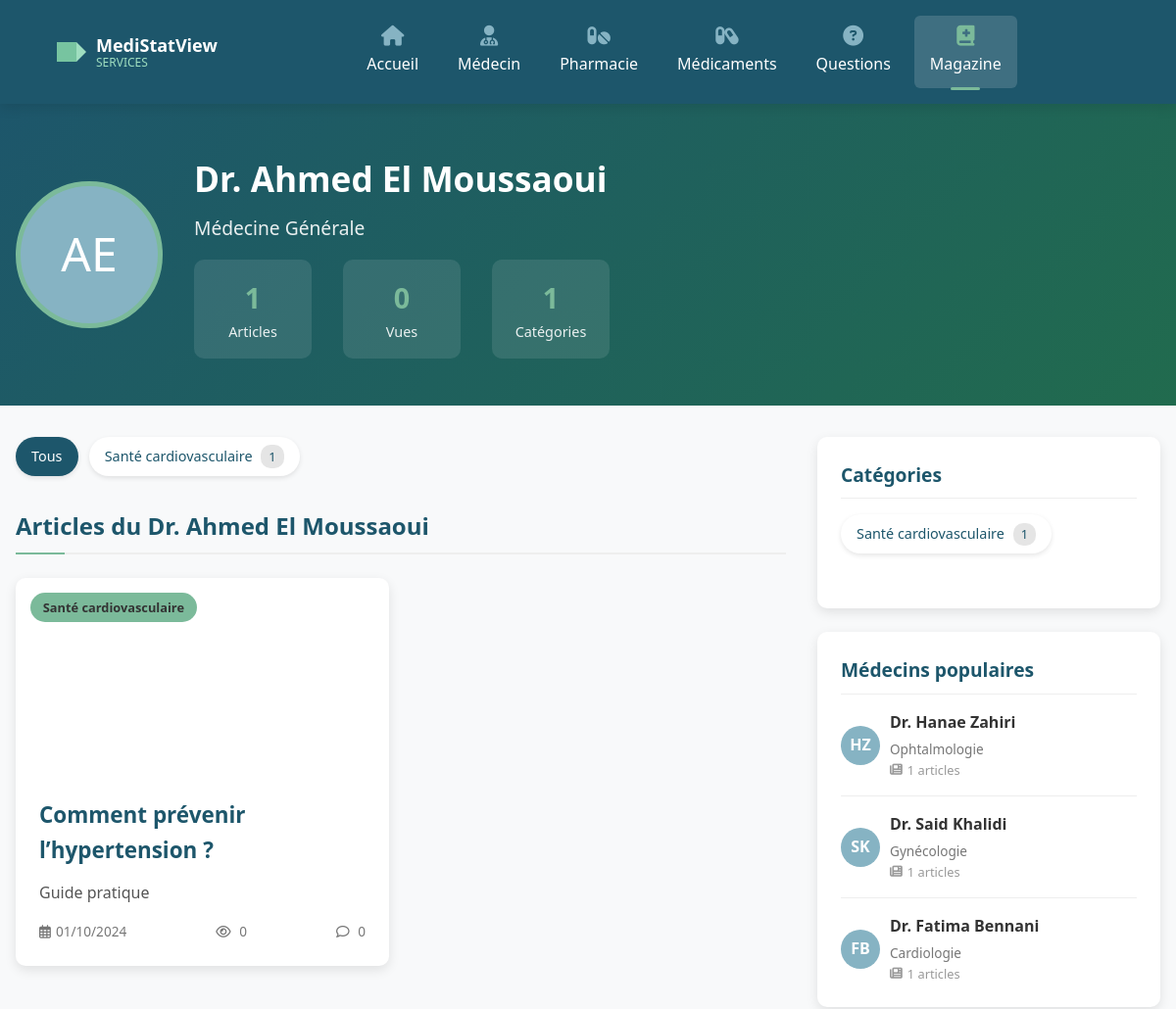
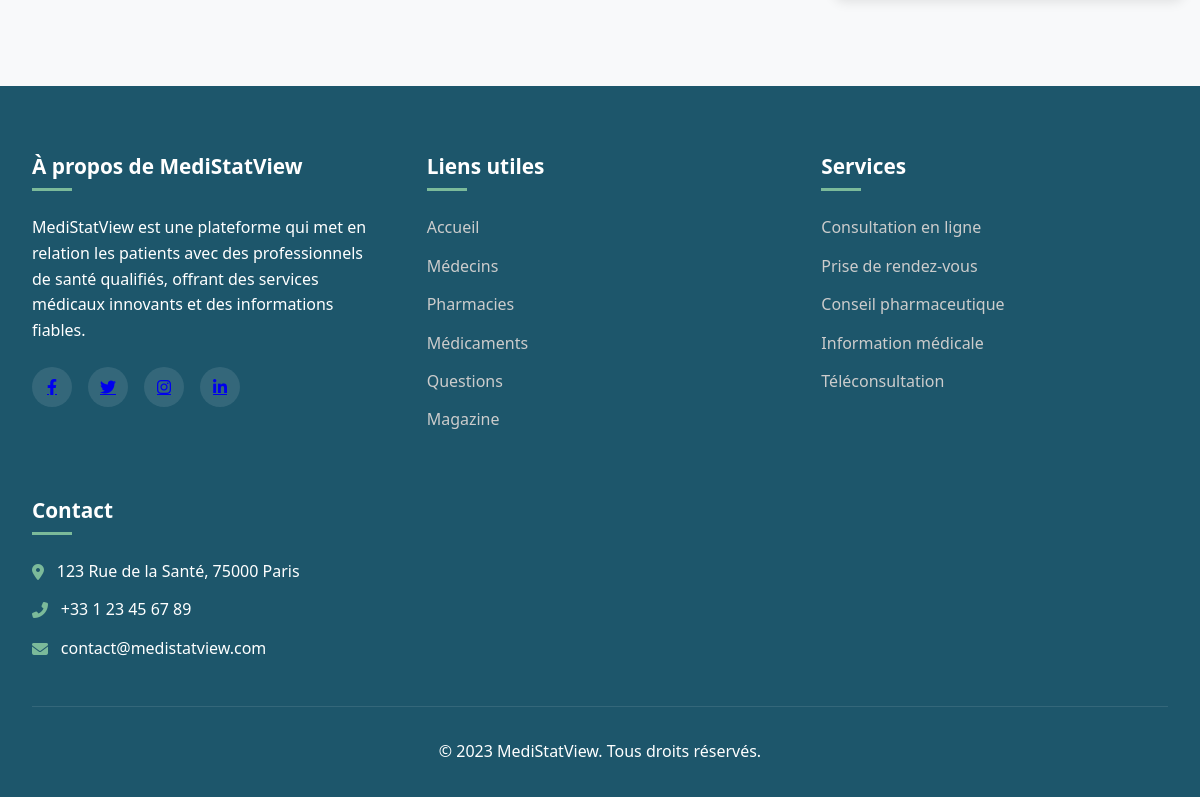
Page /doctor-articles.php?id=1 on the committed database (2 pictures, top to bottom).
### tables this page shows
CREATE TABLE medecins (
    id INT AUTO_INCREMENT PRIMARY KEY,
    civilite ENUM('Dr.', 'Pr.') NOT NULL,
    nom VARCHAR(100) NOT NULL,
    prenom VARCHAR(100) NOT NULL,
    cin VARCHAR(20) NOT NULL UNIQUE,
    date_naissance DATE NOT NULL,
    specialite_id INT NOT NULL,
    num_inpe VARCHAR(50) NOT NULL UNIQUE COMMENT 'Identifiant National des Professionnels de la Santé',
    num_ordre VARCHAR(50) NOT NULL UNIQUE COMMENT 'Numéro d\'inscription à l\'Ordre National des Médecins',
    carte_professionnelle VARCHAR(255) COMMENT 'Chemin vers le fichier uploadé',
    adresse_cabinet TEXT NOT NULL,
    ville_id INT NOT NULL,
    telephone_cabinet VARCHAR(20) NOT NULL,
    telephone_mobile VARCHAR(20) NOT NULL,
    email VARCHAR(100) NOT NULL UNIQUE,
    password VARCHAR(255) NOT NULL,
    email_verified_at TIMESTAMP NULL,
    remember_token VARCHAR(100),
    statut ENUM('actif', 'en_attente', 'suspendu') DEFAULT 'en_attente',
    last_login_at TIMESTAMP NULL,
    created_at TIMESTAMP DEFAULT CURRENT_TIMESTAMP,
    updated_at TIMESTAMP DEFAULT CURRENT_TIMESTAMP ON UPDATE CURRENT_TIMESTAMP,
    FOREIGN KEY (specialite_id) REFERENCES specialites(id),
    FOREIGN KEY (ville_id) REFERENCES villes(id)
);

CREATE TABLE specialites (
    id INT AUTO_INCREMENT PRIMARY KEY,
    nom VARCHAR(100) NOT NULL,
    description TEXT,
    created_at TIMESTAMP DEFAULT CURRENT_TIMESTAMP,
    updated_at TIMESTAMP DEFAULT CURRENT_TIMESTAMP ON UPDATE CURRENT_TIMESTAMP
);

CREATE TABLE categories_articles (
    id INT AUTO_INCREMENT PRIMARY KEY,
    nom VARCHAR(100) NOT NULL,
    description TEXT,
    slug VARCHAR(100) NOT NULL UNIQUE,
    created_at TIMESTAMP DEFAULT CURRENT_TIMESTAMP,
    updated_at TIMESTAMP DEFAULT CURRENT_TIMESTAMP ON UPDATE CURRENT_TIMESTAMP
);

CREATE TABLE articles (
    id INT AUTO_INCREMENT PRIMARY KEY,
    medecin_id INT NOT NULL,
    categorie_id INT NOT NULL,
    titre VARCHAR(100) NOT NULL,
    slug VARCHAR(200) NOT NULL UNIQUE,
    contenu TEXT NOT NULL,
    image_principale VARCHAR(255),
    resume TEXT,
    statut ENUM('publie', 'brouillon', 'archive') DEFAULT 'brouillon',
    est_mis_en_avant BOOLEAN DEFAULT FALSE,
    date_publication TIMESTAMP NULL,
    nb_vues INT DEFAULT 0,
    created_at TIMESTAMP DEFAULT CURRENT_TIMESTAMP,
    updated_at TIMESTAMP DEFAULT CURRENT_TIMESTAMP ON UPDATE CURRENT_TIMESTAMP,
    FOREIGN KEY (medecin_id) REFERENCES medecins(id) ON DELETE CASCADE,
    FOREIGN KEY (categorie_id) REFERENCES categories_articles(id) ON DELETE CASCADE
);

### public/doctor-articles.php (the view, shortened to what the rows shown need)
<?php
$conn = getDatabaseConnection();
$medecin_id = isset($_GET['id']) ? (int)$_GET['id'] : 0;
$stmt_doctor = $conn->prepare("
    SELECT m.*, s.nom as specialite_nom
    FROM medecins m
    JOIN specialites s ON m.specialite_id = s.id
    WHERE m.id = :medecin_id
");
$stmt_doctor->bindParam(':medecin_id', $medecin_id);
$stmt_doctor->execute();
$medecin = $stmt_doctor->fetch(PDO::FETCH_ASSOC);
$categorie_id = isset($_GET['categorie']) ? (int)$_GET['categorie'] : 0;
$whereClause = $categorie_id > 0 ? "AND a.categorie_id = :categorie_id" : "";
$articles_par_page = 6;
$page = isset($_GET['page']) ? (int)$_GET['page'] : 1;
$offset = ($page - 1) * $articles_par_page;
$stmt_articles = $conn->prepare("
    SELECT a.*, c.nom as categorie_nom, COUNT(ca.id) as nb_commentaires
    FROM articles a
    JOIN categories_articles c ON a.categorie_id = c.id
    LEFT JOIN commentaires_articles ca ON a.id = ca.article_id AND ca.approuve = 1
    WHERE a.medecin_id = :medecin_id AND a.statut = 'publie'
    $whereClause
    GROUP BY a.id
    ORDER BY a.date_publication DESC
    LIMIT :offset, :limit
");
$stmt_articles->bindParam(':medecin_id', $medecin_id);
$stmt_articles->bindParam(':offset', $offset, PDO::PARAM_INT);
$stmt_articles->bindParam(':limit', $articles_par_page, PDO::PARAM_INT);
$stmt_articles->execute();
$articles = $stmt_articles->fetchAll(PDO::FETCH_ASSOC);
$stmt_categories = $conn->prepare("
    SELECT DISTINCT c.id, c.nom, COUNT(a.id) as nb_articles
    FROM categories_articles c
    JOIN articles a ON c.id = a.categorie_id
    WHERE a.medecin_id = :medecin_id AND a.statut = 'publie'
    GROUP BY c.id
    ORDER BY nb_articles DESC
");
$stmt_categories->bindParam(':medecin_id', $medecin_id);
$stmt_categories->execute();
$categories = $stmt_categories->fetchAll(PDO::FETCH_ASSOC);
$stmt_doctors = $conn->prepare("
    SELECT m.id, m.nom, m.prenom, s.nom as specialite, COUNT(a.id) as nb_articles
    FROM medecins m
    JOIN specialites s ON m.specialite_id = s.id
    JOIN articles a ON m.id = a.medecin_id
    WHERE a.statut = 'publie' AND m.id != :medecin_id
    GROUP BY m.id
    ORDER BY nb_articles DESC
    LIMIT 5
");
$stmt_doctors->bindParam(':medecin_id', $medecin_id);
$stmt_doctors->execute();
$popular_doctors = $stmt_doctors->fetchAll(PDO::FETCH_ASSOC);
function truncate_text($text, $length = 150) {
    if (strlen($text) <= $length) {
        return $text;
    }
    $text = substr($text, 0, $length);
    $text = substr($text, 0, strrpos($text, ' '));
    return $text . '...';
}
function format_date($date) {
    $timestamp = strtotime($date);
    return date('d/m/Y', $timestamp);
}
?>
<!DOCTYPE html>
<html lang="fr">
<head>
    <link rel="stylesheet" href="https://cdnjs.cloudflare.com/ajax/libs/font-awesome/6.4.0/css/all.min.css">
</head>
<body>
    <section class="doctor-banner">
        <div class="doctor-banner-content">
            <div class="doctor-banner-image">
                <?php if (!empty($medecin['image_principale'])): ?>
                    <img src="<?= htmlspecialchars($medecin['image_principale']) ?>" alt="Dr. <?= htmlspecialchars($medecin['prenom']) ?> <?= htmlspecialchars($medecin['nom']) ?>">
                <?php else: ?>
                    <?= substr(htmlspecialchars($medecin['prenom']), 0, 1) . substr(htmlspecialchars($medecin['nom']), 0, 1) ?>
                <?php endif; ?>
            </div>
            <div class="doctor-banner-info">
                <h1 class="doctor-banner-name">Dr. <?= htmlspecialchars($medecin['prenom']) ?> <?= htmlspecialchars($medecin['nom']) ?></h1>
                <div class="doctor-banner-specialty"><?= htmlspecialchars($medecin['specialite_nom']) ?></div>
                <div class="doctor-stats">
                    <div class="doctor-stat-item">
                    </div>
                    <div class="doctor-stat-item">
                    </div>
                    <div class="doctor-stat-item">
                    </div>
                </div>
            </div>
        </div>
    </section>
    <div class="magazine-layout">
        <div class="content-area">
            <?php if (count($categories) > 0): ?>
                <div class="categories-list">
                    <a href="doctor-articles.php?id=<?= $medecin_id ?>" class="category-link <?= $categorie_id == 0 ? 'active' : '' ?>">Tous</a>
                    <?php foreach ($categories as $categorie): ?>
                        <a href="doctor-articles.php?id=<?= $medecin_id ?>&categorie=<?= $categorie['id'] ?>" class="category-link <?= $categorie_id == $categorie['id'] ? 'active' : '' ?>">
                            <?= htmlspecialchars($categorie['nom']) ?>
                            <span class="category-count"><?= $categorie['nb_articles'] ?></span>
                        </a>
                    <?php endforeach; ?>
                </div>
            <?php endif; ?>
            <section class="all-articles">
                <h2 class="section-title">Articles du Dr. <?= htmlspecialchars($medecin['prenom']) ?> <?= htmlspecialchars($medecin['nom']) ?></h2>
                <?php if (count($articles) > 0): ?>
                    <div class="articles-grid">
                        <?php foreach ($articles as $article): ?>
                            <article class="article-card">
                                <div class="article-image" style="background-image: url('<?= !empty($article['image_principale']) ? htmlspecialchars($article['image_principale']) : 'assets/images/default-article.jpg' ?>')">
                                    <span class="article-category"><?= htmlspecialchars($article['categorie_nom']) ?></span>
                                </div>
                                <div class="article-content">
                                    <a href="article.php?slug=<?= htmlspecialchars($article['slug']) ?>" class="article-title">
                                        <h3><?= htmlspecialchars($article['titre']) ?></h3>
                                    </a>
                                    <div class="article-excerpt">
                                        <?= truncate_text(htmlspecialchars($article['resume'])) ?>
                                    </div>
                                    <div class="article-meta">
                                        <div class="article-date">
                                            <i class="far fa-calendar-alt" style="margin-right: 5px;"></i>
                                            <?= format_date($article['date_publication']) ?>
                                        </div>
                                        <div class="article-stats">
                                        <i class="far fa-eye" style="margin-right: 5px;"></i>
                                            <?= $article['nb_vues'] ?>
                                        </div>
                                        <div class="article-comments">
                                            <i class="far fa-comment" style="margin-right: 5px;"></i>
                                            <?= $article['nb_commentaires'] ?>
                                        </div>
                                    </div>
                                </div>
                            </article>
                        <?php endforeach; ?>
                    </div>
                <?php endif; ?>
            </section>
        </div>
        <div class="sidebar">
            <div class="sidebar-widget">
                <?php if (count($categories) > 0): ?>
                    <div class="categories-list">
                        <?php foreach ($categories as $categorie): ?>
                            <a href="Magazine.php?categorie=<?= $categorie['id'] ?>" class="category-link">
                                <?= htmlspecialchars($categorie['nom']) ?>
                                <span class="category-count"><?= $categorie['nb_articles'] ?></span>
                            </a>
                        <?php endforeach; ?>
                    </div>
                <?php else: ?>
                    <p>Aucune catégorie disponible.</p>
                <?php endif; ?>
            </div>
            <div class="sidebar-widget">
                <?php if (count($popular_doctors) > 0): ?>
                    <ul class="popular-doctors">
                        <?php foreach ($popular_doctors as $doctor): ?>
                            <li class="doctor-item">
                                <a href="doctor-articles.php?id=<?= $doctor['id'] ?>" class="doctor-link">
                                    <div class="doctor-avatar">
                                        <?= substr(htmlspecialchars($doctor['prenom']), 0, 1) . substr(htmlspecialchars($doctor['nom']), 0, 1) ?>
                                    </div>
                                    <div class="doctor-details">
                                        <div class="doctor-name">Dr. <?= htmlspecialchars($doctor['prenom']) ?> <?= htmlspecialchars($doctor['nom']) ?></div>
                                        <div class="doctor-specialty"><?= htmlspecialchars($doctor['specialite']) ?></div>
                                        <div class="doctor-stats-small">
                                            <i class="fas fa-newspaper" style="margin-right: 5px;"></i>
                                            <?= $doctor['nb_articles'] ?> articles
                                        </div>
                                    </div>
                                </a>
                            </li>
                        <?php endforeach; ?>
                    </ul>
                <?php else: ?>
                    <p>Aucun médecin populaire disponible.</p>
                <?php endif; ?>
            </div>
        </div>
    </div>
</body>
</html>

### rows in the picture
medecins: prenom "A", nom "E", prenom "Ahmed", nom "El Moussaoui", specialite.nom "Médecine Générale"
categories_articles: nom "Santé cardiovasculaire", nb_articles "1"
articles: categorie.nom "Santé cardiovasculaire", titre "Comment prévenir l’hypertension ?", resume "Guide pratique", date_publication "01/10/2024", nb_vues "0", nb_commentaires "0"
medecins: prenom "H", nom "Z", prenom "Hanae", nom "Zahiri", specialite.nom "Ophtalmologie", nb_articles "1"
medecins: prenom "S", nom "K", prenom "Said", nom "Khalidi", specialite.nom "Gynécologie", nb_articles "1"
medecins: prenom "F", nom "B", prenom "Fatima", nom "Bennani", specialite.nom "Cardiologie", nb_articles "1"

### other values in the picture
$stats['total_articles'] "1"
$stats['total_vues'] "0"
$stats['nb_categories'] "1"
